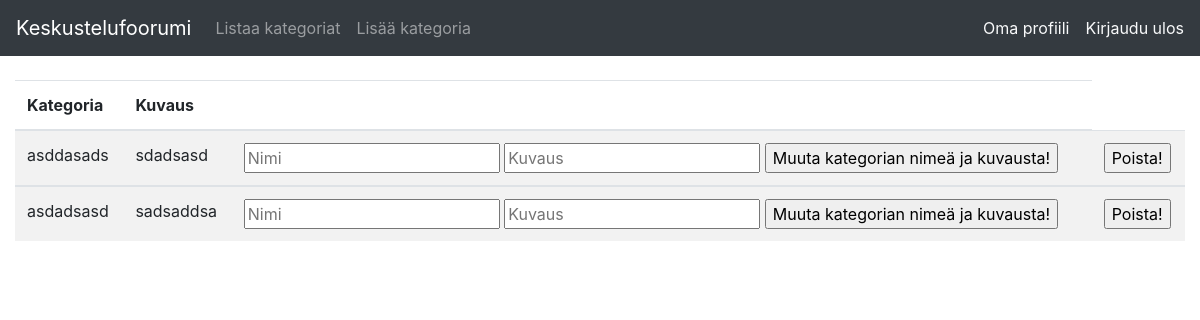
The page /categories (signed in) on the database as committed earlier.
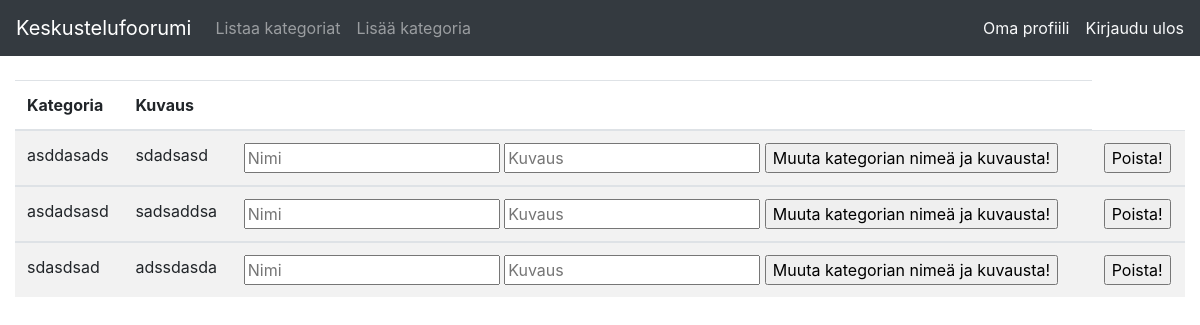
The same page on the database as committed later.
### application/categories/models.py (models this page shows, shortened)
class Categories(db.Model):
    id = db.Column(db.Integer, primary_key=True)
    date_created = db.Column(db.DateTime, default=db.func.current_timestamp())
    date_modified = db.Column(
        db.DateTime,
        default=db.func.current_timestamp(),
        onupdate=db.func.current_timestamp())
    name = db.Column(db.String(144), nullable=False)
    desc = db.Column(db.String(144), nullable=True)
    aiheet = relationship("Topics", secondary="topics_categories")

### application/categories/views.py (the view)
@app.route("/categories", methods=["GET"])
@login_required(role="ADMIN")
def categories_index():
    return render_template("categories/list.html", categories = Categories.query.all())

### application/__init__.py (called while the page is built)
def login_required(role="ANY"):
    def wrapper(fn):
        @wraps(fn)
        def decorated_view(*args, **kwargs):
            if not current_user:
                return login_manager.unauthorized()
            if not current_user.is_authenticated:
                return login_manager.unauthorized()
            unauthorized = False
            if role != "ANY":
                unauthorized = True
                for user_role in current_user.roles():
                    if user_role == role:
                        unauthorized = False
                        break
            if unauthorized:
                return login_manager.unauthorized()
            return fn(*args, **kwargs)
        return decorated_view
    return wrapper

@login_manager.user_loader
def load_user(user_id):
    return User.query.get(user_id)

### application/auth/models.py (called while the page is built)
    def roles(self):
        return [self.rank]

### application/templates/categories/list.html (shortened to what this page needs)
{% extends "layout.html" %}
{% block body %}
<table class="table table-striped">
  <thead>
    <tr>
      <th>Kategoria</th>
      <th>Kuvaus</th>
      <th></th>
    </tr>
  </thead>
  {% for category in categories %}
  <tbody>
    <tr>
      <td>{{ category.name }}</td>
      <td>{{ category.desc }}</td>
      <td>
        <form method="POST" action="{{ url_for('categories_set_text', category_id=category.id) }}">
          <input type="text" name="name" placeholder="Nimi" />
          <input type="text" name="desc" placeholder="Kuvaus" />
          <input type="submit" value="Muuta kategorian nimeä ja kuvausta!" />
        </form>
      </td>
      <td>
        <form method="DELETE" action="{{ url_for('categories_delete', category_id=category.id) }}">
          <input type="submit" value="Poista!" />
        </form>
      </td>
    </tr>
  </tbody>
  {% endfor %}
</table>
{% endblock %}

Rows that differ between the two databases and show on the page:
added Categories: name "sdasdsad", desc "adssdasda"
